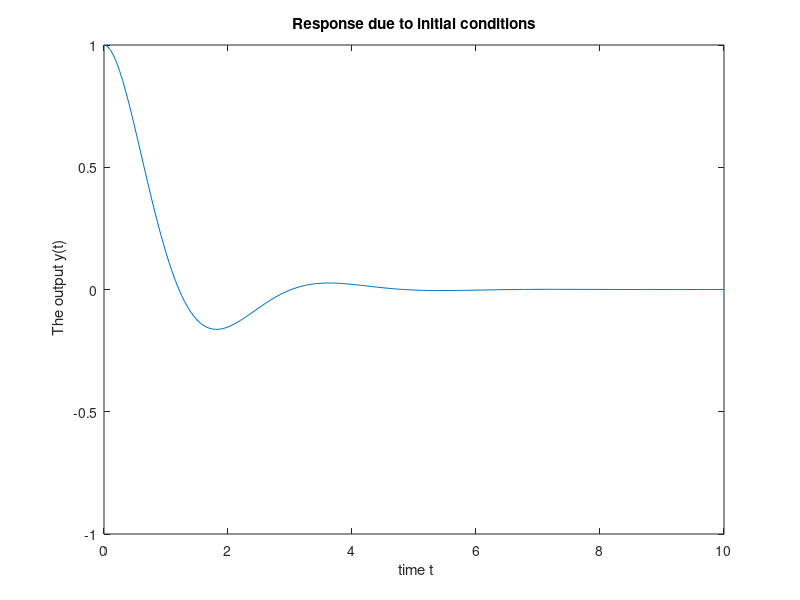

This figure's MATLAB source:
t=0:0.05:10;
y=exp(-t).*(cos(sqrt(3)*t)+(1/sqrt(3))*sin(sqrt(3)*t));
plot(t,y);
title('Response due to initial conditions');
xlabel(' time t');
ylabel(' The output y(t)');
axis([0 10 -1 1]);
